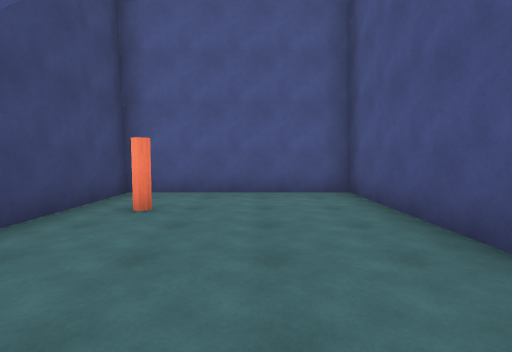
[1] (above)

21 first-person views from a walk through a scene from a Unity 3-D project. The camera is 1.5 m above the floor, tilts 4° down and sees 85° across. The floor is counted in squares, 2 m on a side. Each view is taken from the middle of a square. On the plan, view 1 faces up. The plan holds only what a view shows up to about 10 squares ahead; the rest is blank. The place goes on beyond the plan. The player character is not drawn.

[2]
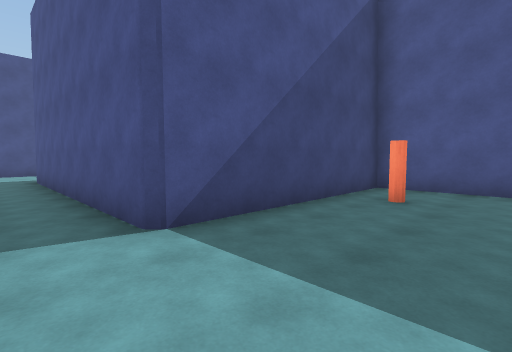

[3]
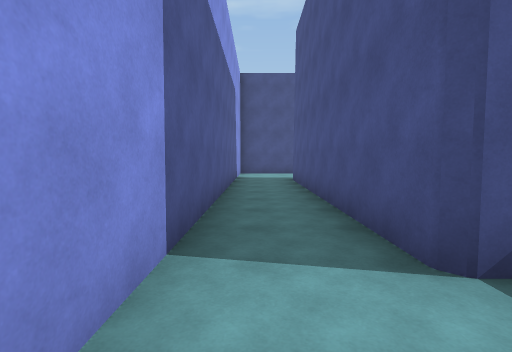

[4]
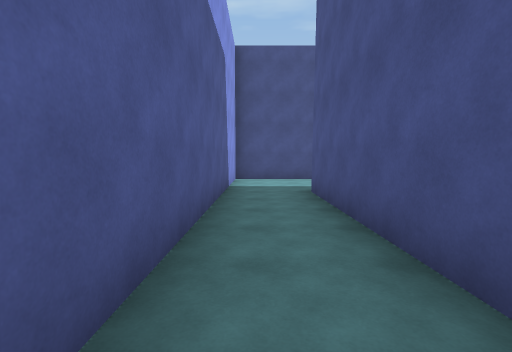

[5]
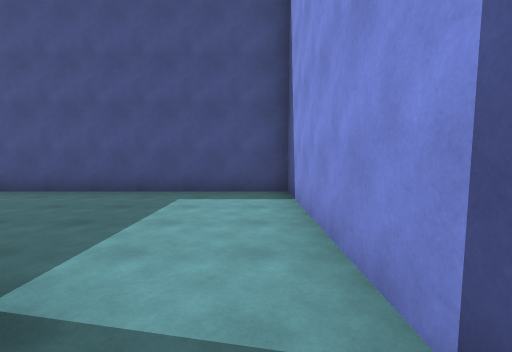

[6]
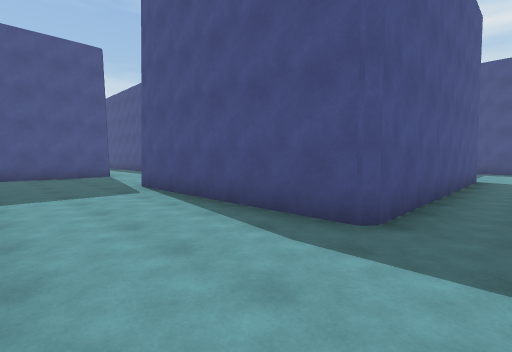

[7]
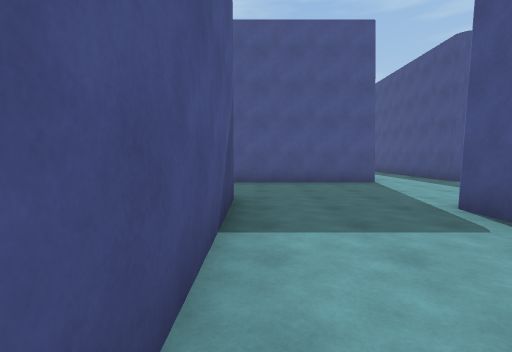

[8]
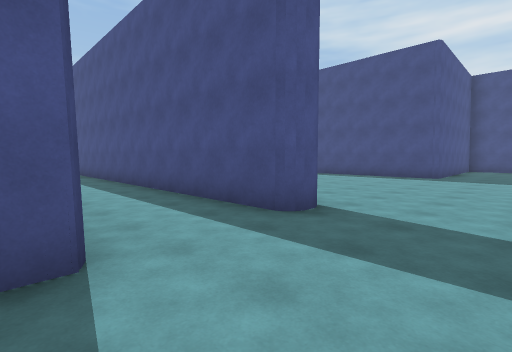

[9]
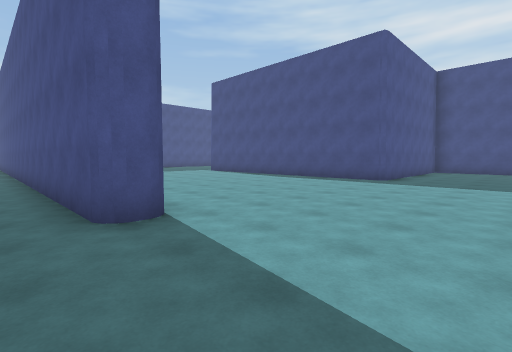

[10]
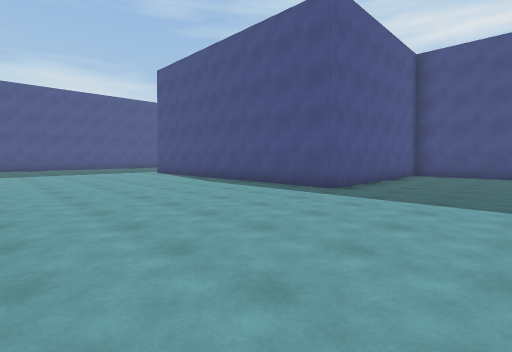

[11]
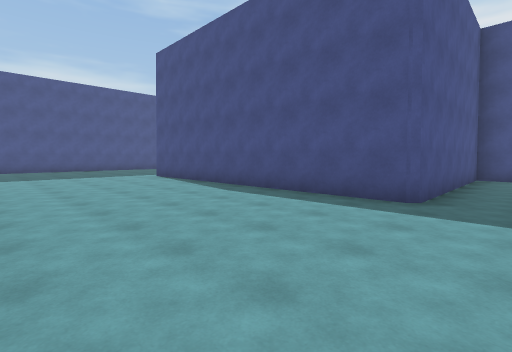

[12]
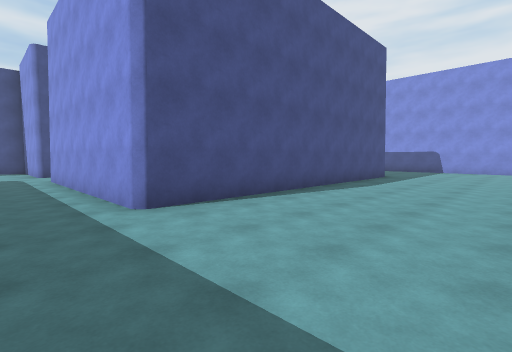

[13]
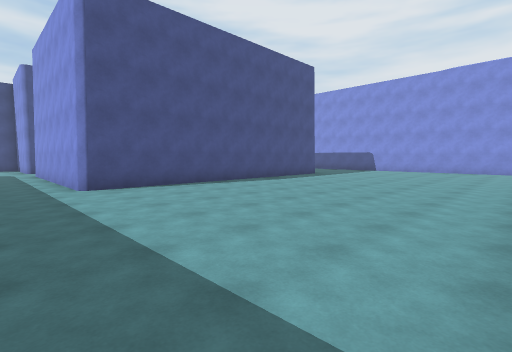

[14]
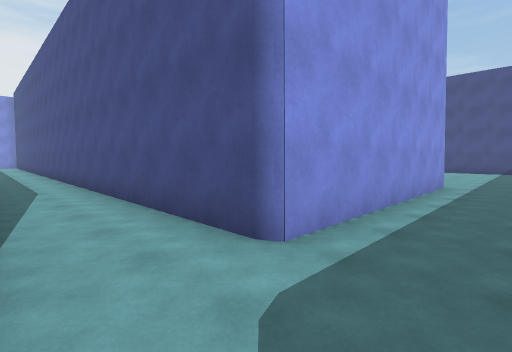

[15]
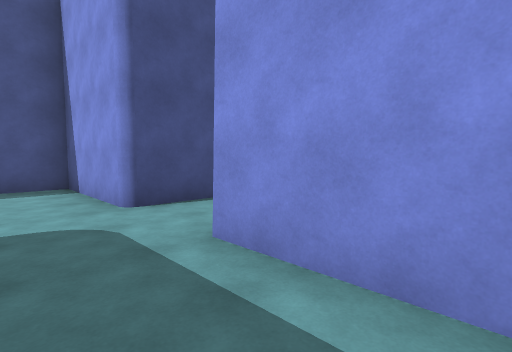

[16]
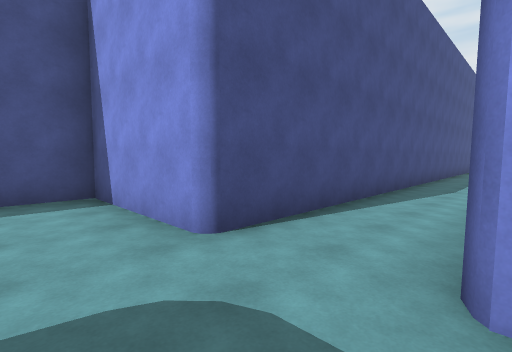

[17]
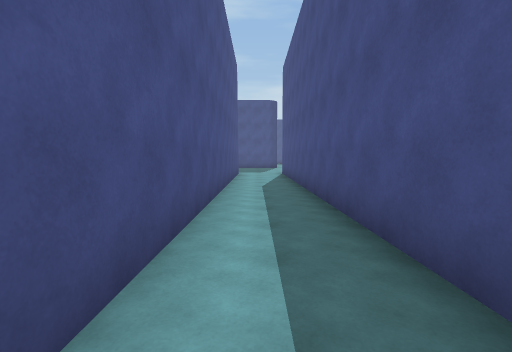

[18]
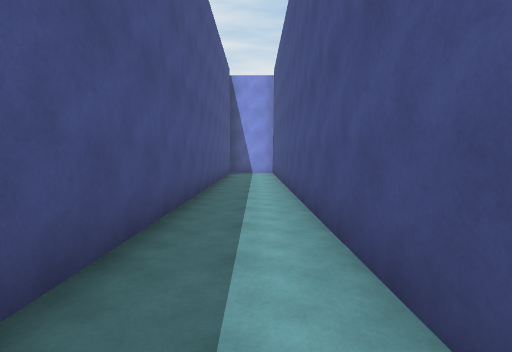

[19]
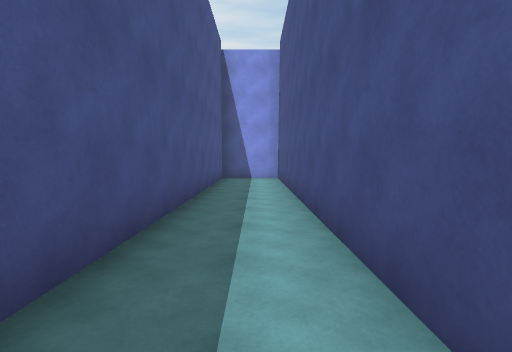

[20]
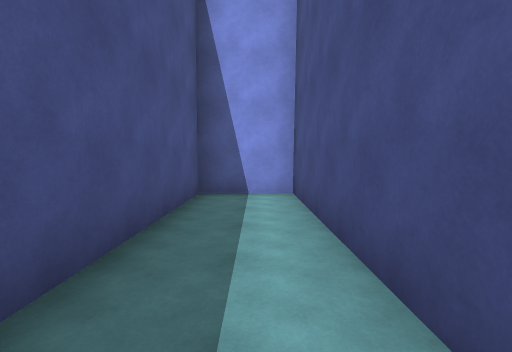

[21]
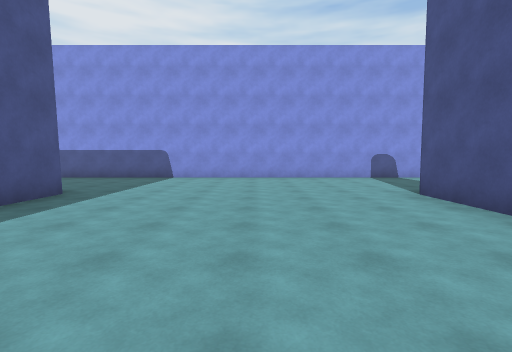

### Floor plan
Points are (right, up) in squares from view 1. A wall is a line through its corners. A room is listed if a view was taken in it or the views show most of it. See-through windows are left out.
Room 1 (views 1, 2, 3, 4, 5)
walls: (-11.6, -1.7) (2, -1.7) (2, 5.8) (-2.7, 5.8) (-2.7, 0.2) (-10.1, 0.2)
ways out: opening at (-10.5, -0.5) to room 2
objects: cylinder (-2, 4)
Room 2 (views 6, 7, 8, 9, 10, 11, 12, 13, 14, 15, 16, 17, 18, 19, 20, 21)
walls: (-6.2, 12.5) (-6.2, 10.5); (-7.1, 10.5) (-7.1, 20.2); (-9.5, 10.1) (-13.6, 10.1); (-8.9, 6.1) (4, 6.1); (6.9, 7.5) (6.9, 10.3) (0.9, 10.3) (0.9, 19.5) (7.2, 19.5) (7.2, -1.7) (9.2, -1.7) (9.2, 19.5) (12.6, 19.5) (12.6, 20.9); (-13.4, 6.7) (-13.3, -1.7) (-11.6, -1.7); (-10.1, 0.2) (-10.1, 6)
ways out: opening at (-10.5, -0.5) to room 1

Where each view was taken, in squares from view 1:
view 1: 0 up, 0 right, facing up
view 2: 1 down, 0 right, facing up-left
view 3: 1 down, 1 left, facing left
view 4: 1 down, 4 left, facing left
view 5: 1 down, 4 left, facing right
view 6: 1 down, 13 left, facing up-right
view 7: 2 up, 13 left, facing up
view 8: 8 up, 10 left, facing up-right
view 9: 7 up, 8 left, facing up-right
view 10: 7 up, 5 left, facing up-right
view 11: 9 up, 4 left, facing up-right
view 12: 21 up, 3 left, facing down-right
view 13: 21 up, 6 left, facing down-right
view 14: 21 up, 9 right, facing down-left
view 15: 21 up, 5 right, facing down-right
view 16: 21 up, 7 right, facing down-right
view 17: 7 up, 8 right, facing up
view 18: 11 up, 8 right, facing down
view 19: 8 up, 8 right, facing down
view 20: 4 up, 8 right, facing down
view 21: 16 up, 3 left, facing down
